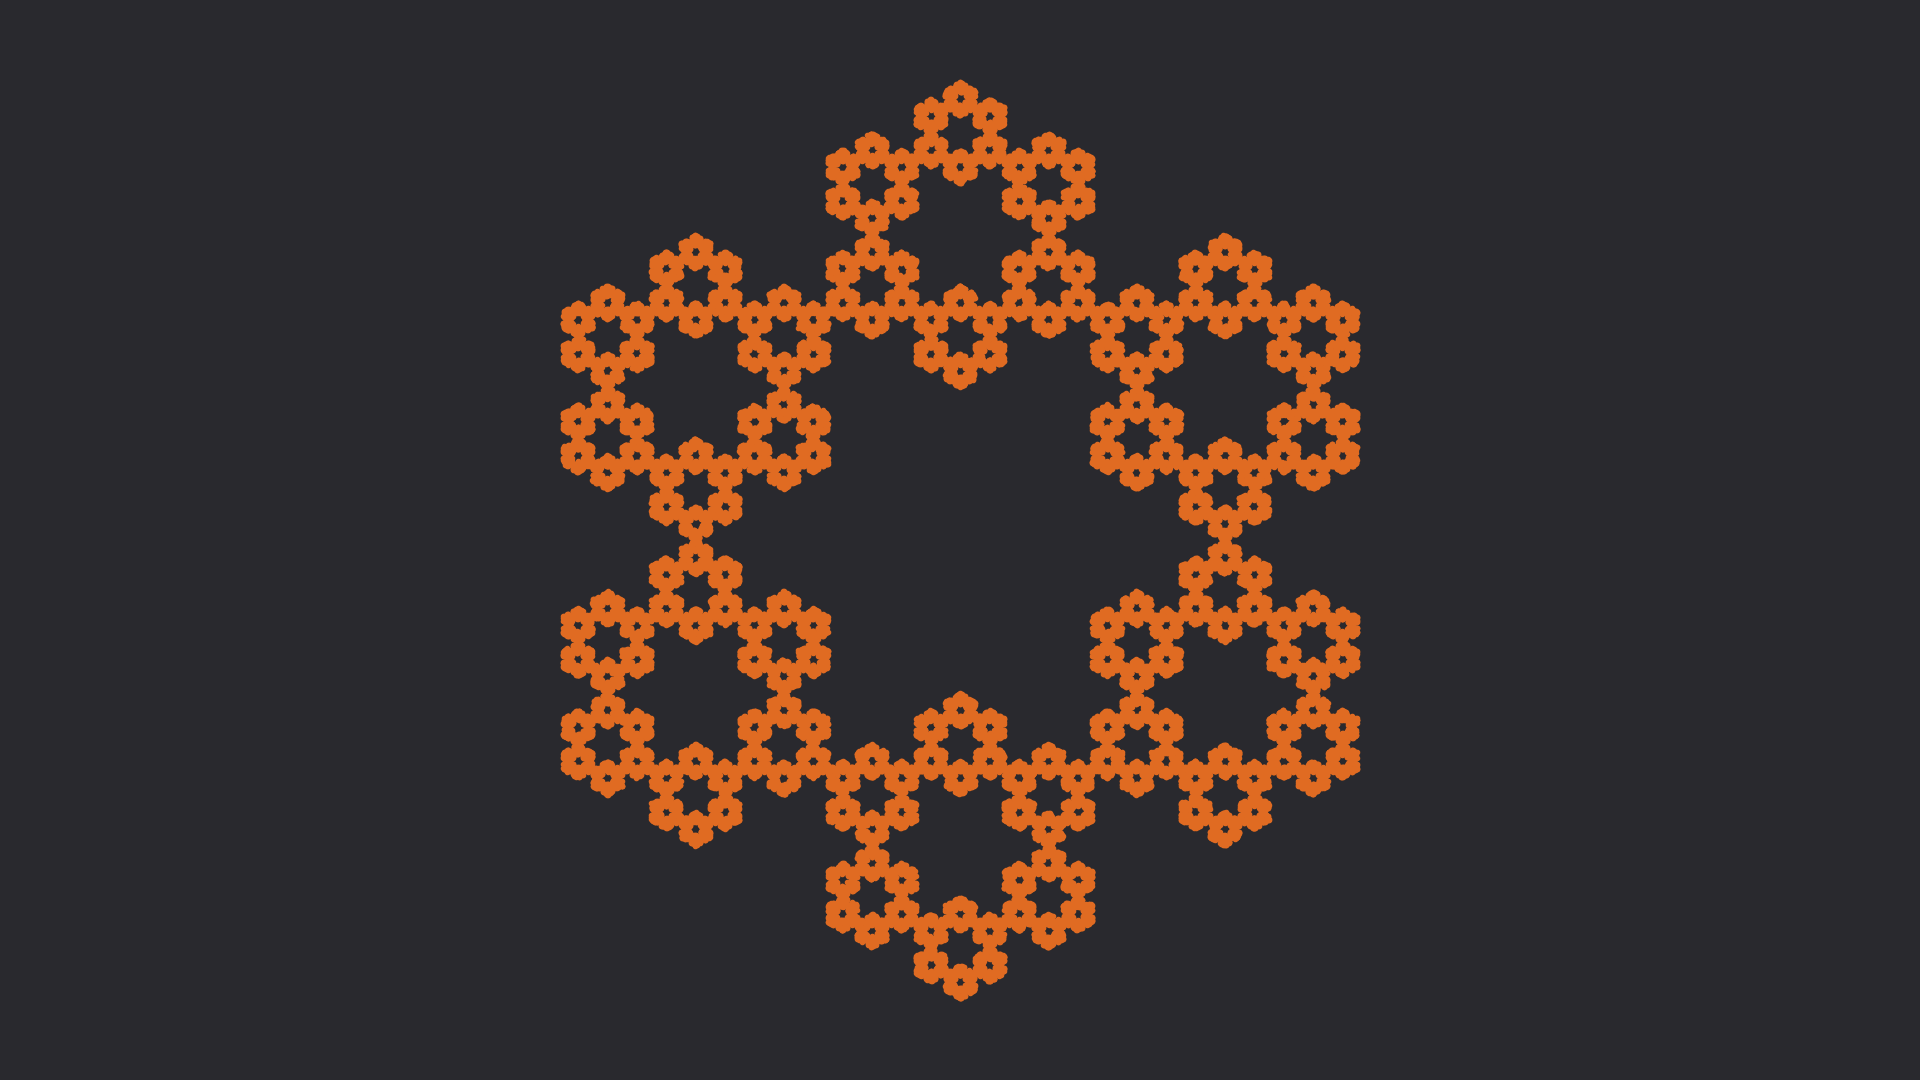

Write the Python code that produced this figure.
import math
import random
from pathlib import Path

import numpy as np

from template_plt import plt


def main() -> None:
    fp: Path = Path(__file__).resolve().with_suffix(".png")
    c0: str = "#29292E"
    c1: str = "#E06B22"
    x: list[float] = [0]
    y: list[float] = [1]
    n: int = 6
    r: float = 2/n
    lx: list[float] = [math.sin(2.0*math.pi*i/n) for i in range(n)]
    ly: list[float] = [math.cos(2.0*math.pi*i/n) for i in range(n)]
    for i in range(100000):
        index: int = random.randint(0, n-1)
        x.append(r*x[-1]+(1-r)*lx[index])
        y.append(r*y[-1]+(1-r)*ly[index])
    fig: plt.Figure
    ax: plt.Axes
    fig, ax = plt.subplots()
    ax.plot(x, y, linestyle="", marker=".", color=c1)
    ax.axis("off")
    ax.set_aspect("equal")
    ax.set_facecolor(c0)
    fig.set_facecolor(c0)
    fig.tight_layout()
    fig.savefig(fp, facecolor=fig.get_facecolor())
    plt.cla()
    plt.clf()
    plt.close(fig)
    return None


if __name__ == "__main__":
    main()
